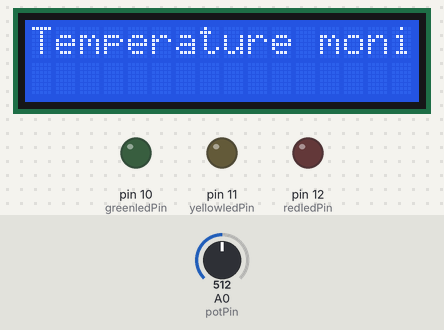
Bench run of a sketch on a simulated Arduino Uno, built with avr-gcc and run on an emulated ATmega328P. Parts: 16×2 character LCD, output pins drawn as LEDs (lit = HIGH). Inputs (shaded band) come from the test bench; at power-on: A0 (potPin) = 512. Random numbers use the default seed unless the sketch sets one; what the sketch prints to the serial monitor is not drawn.

Above: at 0.1 s.
At 2.2 s:
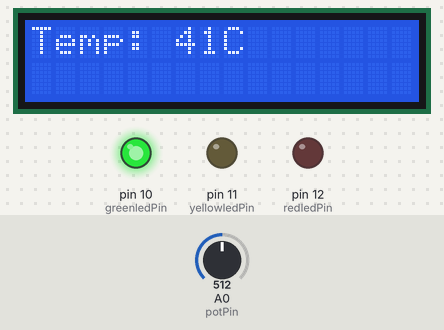
At 20.3 s:
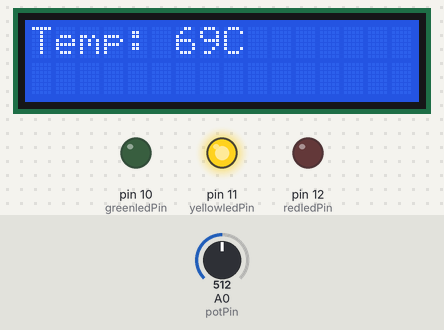
At 38.5 s:
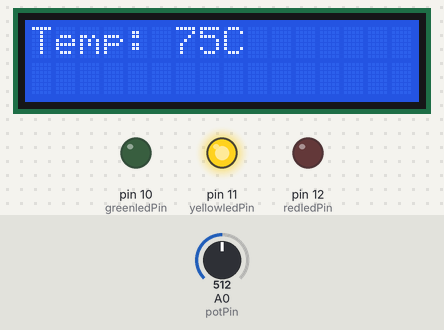
Timing chart, 0 to 40.0 s (numbered marks = the images above):
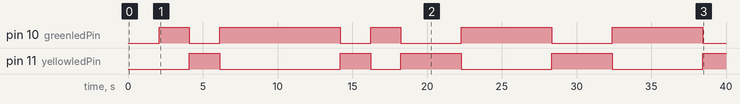

The sketch:

super_amur_inari1.ino
```cpp
#include<Wire.h>
#include<LiquidCrystal_I2C.h>
//pins for potentiometer and led
const int potPin = A0;
const int greenledPin = 10;
const int yellowledPin = 11;
const int redledPin = 12;

//LCD object with I2C address 0x27 16 x 2
LiquidCrystal_I2C lcd(0x20, 16, 2);

//thresholds for temp in celcius
const int warnTempThresh = 50;//warning temp
const int dangerTempThresh = 80;//danger temp

void setup()
{
  //sets up LCD
  lcd.begin(16, 2); //initializes the LCD
  lcd.backlight(); // turns on the backlight for the LCD


  //displays a welcome message
  lcd.setCursor(0, 0);
  lcd.print("Temperature monitor ");

  delay(2000); //2 second pause
  lcd.clear(); //clears the screen

  //initial serial communication
  Serial.begin(9600);

  //set up led pin as output
  pinMode(greenledPin, OUTPUT);
  pinMode(yellowledPin, OUTPUT);
  pinMode(redledPin, OUTPUT);
}

void loop()
{
  //read potentiometer value (0 to 1023)
  int potValue = analogRead(potPin);

  //map potentiometer value to temperature range (0 to 100) degrees celsius
  int temp = random(0, 101);
  //int temp = map(potValue, 0, 1023, 0, 100);

  Serial.print("Temperature: ");
  Serial.print(temp);
  Serial.print(" degrees celcius\n");

  //turn on led if temperature exceeds threshold
  if(temp < warnTempThresh){
    //green light for safe
    digitalWrite(greenledPin, HIGH);
    digitalWrite(yellowledPin, LOW);
    digitalWrite(redledPin, LOW);
    Serial.print("Safe\n");
    lcd.setCursor(0, 0);
    lcd.print("Temp: ");
    lcd.print(temp);
    lcd.print("C ");
  }
  else if(temp < dangerTempThresh) {
    //yellow light for warning
    digitalWrite(greenledPin, LOW);
    digitalWrite(yellowledPin, HIGH);
    digitalWrite(redledPin, LOW);
    Serial.print("Warning\n");
    lcd.setCursor(0, 0);
    lcd.print("Temp: ");
    lcd.print(temp);
    lcd.print("C ");
  }
  else {
    //red light for danger
    digitalWrite(greenledPin, LOW);
    digitalWrite(yellowledPin, LOW);
    digitalWrite(redledPin, HIGH);
    Serial.print("Danger\n");
    lcd.setCursor(0, 0);
    lcd.print("Temp: ");
    lcd.print(temp);
    lcd.print("C ");
  }

  lcd.setCursor(0, 0);
  lcd.print("Temp: ");
  lcd.print(temp);
  lcd.print("C ");

  //small delay for readbility
  delay(2000); // Wait for 1000 millisecond(s)
}
```

Measured:
- by itself, pin 10 (greenledPin): LOW → HIGH at 2.1 s, → LOW 2.0 s later, → HIGH 2.0 s later, → LOW 8.1 s later, … (10 changes in this stretch)
- by itself, pin 11 (yellowledPin): LOW → HIGH at 4.1 s, → LOW 2.0 s later, → HIGH 8.1 s later, → LOW 2.0 s later, … (9 changes in this stretch)
- what the display in image 1 shows lasts 2.0 s, from 2.1 s to 4.1 s
